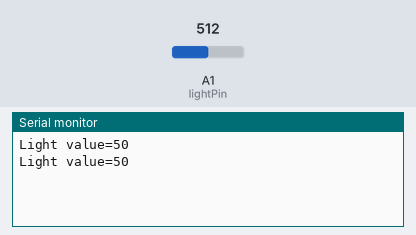
The sketch below on a simulated Arduino Uno, built with avr-gcc and run on an emulated ATmega328P. Shown: the last lines printed to the serial monitor. Inputs (shaded band) come from the test bench; at power-on: A1 (lightPin) = 512.

Above: at 1.8 s.
1.9 s: A1 (lightPin) set to 716
At 2.8 s:
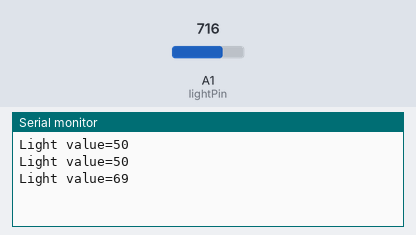
3.4 s: A1 (lightPin) set to 900
At 4.4 s:
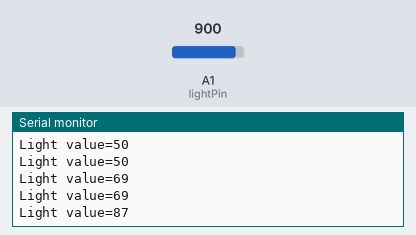
Timing chart, 0 to 6.4 s (numbered marks = the images above; inputs shaded):
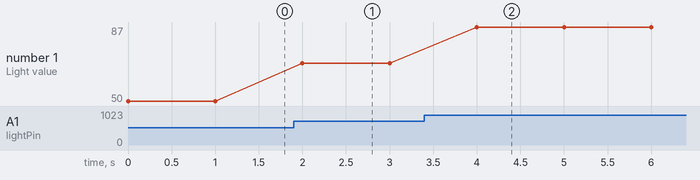

Measured:
- after the input at 1.9 s, the serial monitor: prints a new line after 0.10 s (image 1)
- after the input at 3.4 s, the serial monitor: prints a new line after 0.60 s (image 2)
- plotted number 1: 50 → 69 after the input at 1.9 s, 69 → 87 after the input at 3.4 s

The sketch:

Lab_4_level_2.ino
```cpp
int lightPin = A1;
int data = 0;
int redLED = 12;
int blueLED = 13;

void setup(){
  Serial.begin(9600);
}

void loop(){
  data=analogRead(lightPin);
  data = map(data,0,1023,0,100);
  Serial.print("Light value=");
  Serial.println(data);
  delay(1000);

  if (data < 33 ){
    digitalWrite(blueLED, HIGH);
    digitalWrite(redLED, HIGH);
  }

  if(data > 33){
    digitalWrite(blueLED, LOW);
    digitalWrite(redLED, LOW);
  }

}
```
